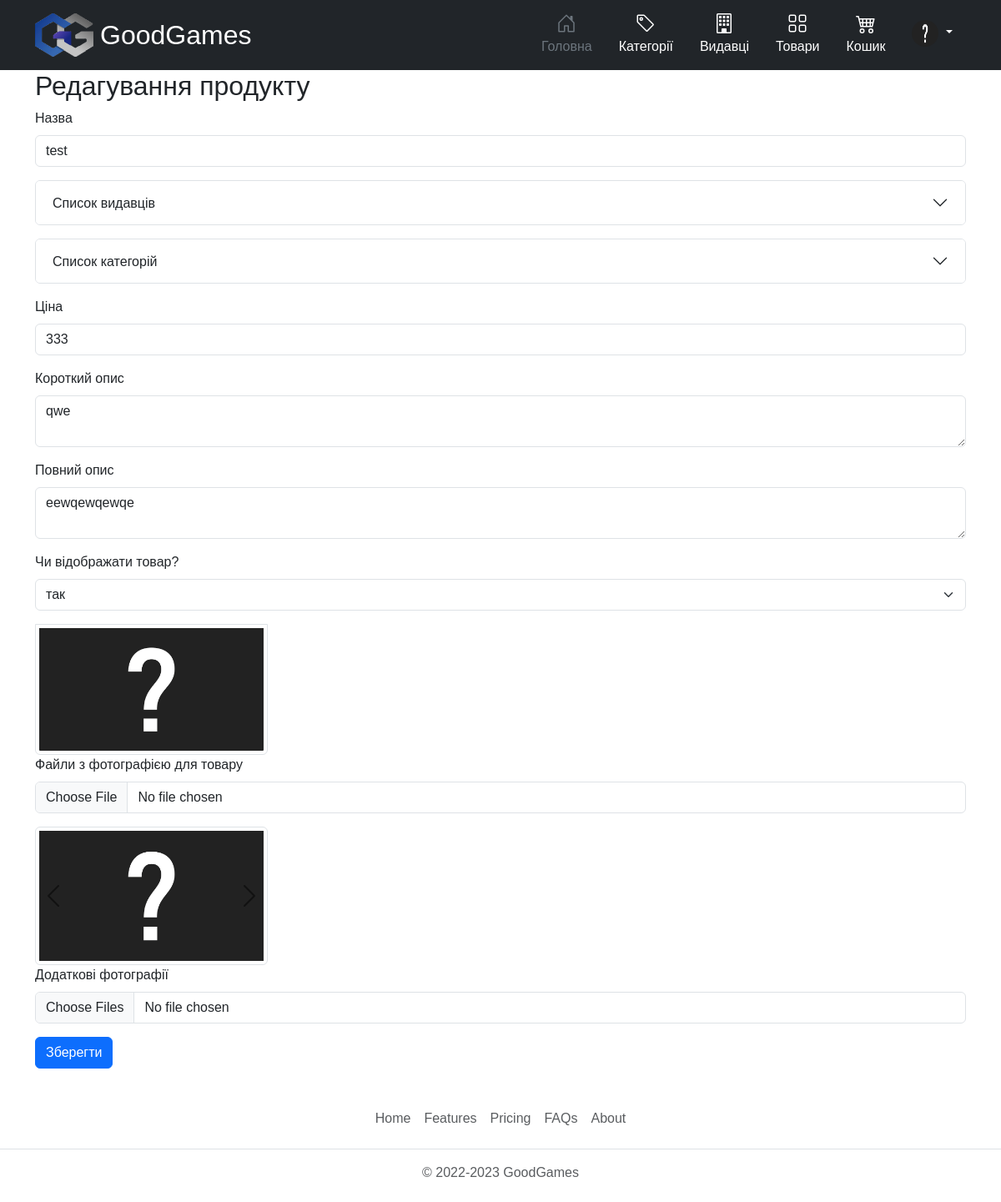
Before: /product/edit/4 (signed in) with the older database file.
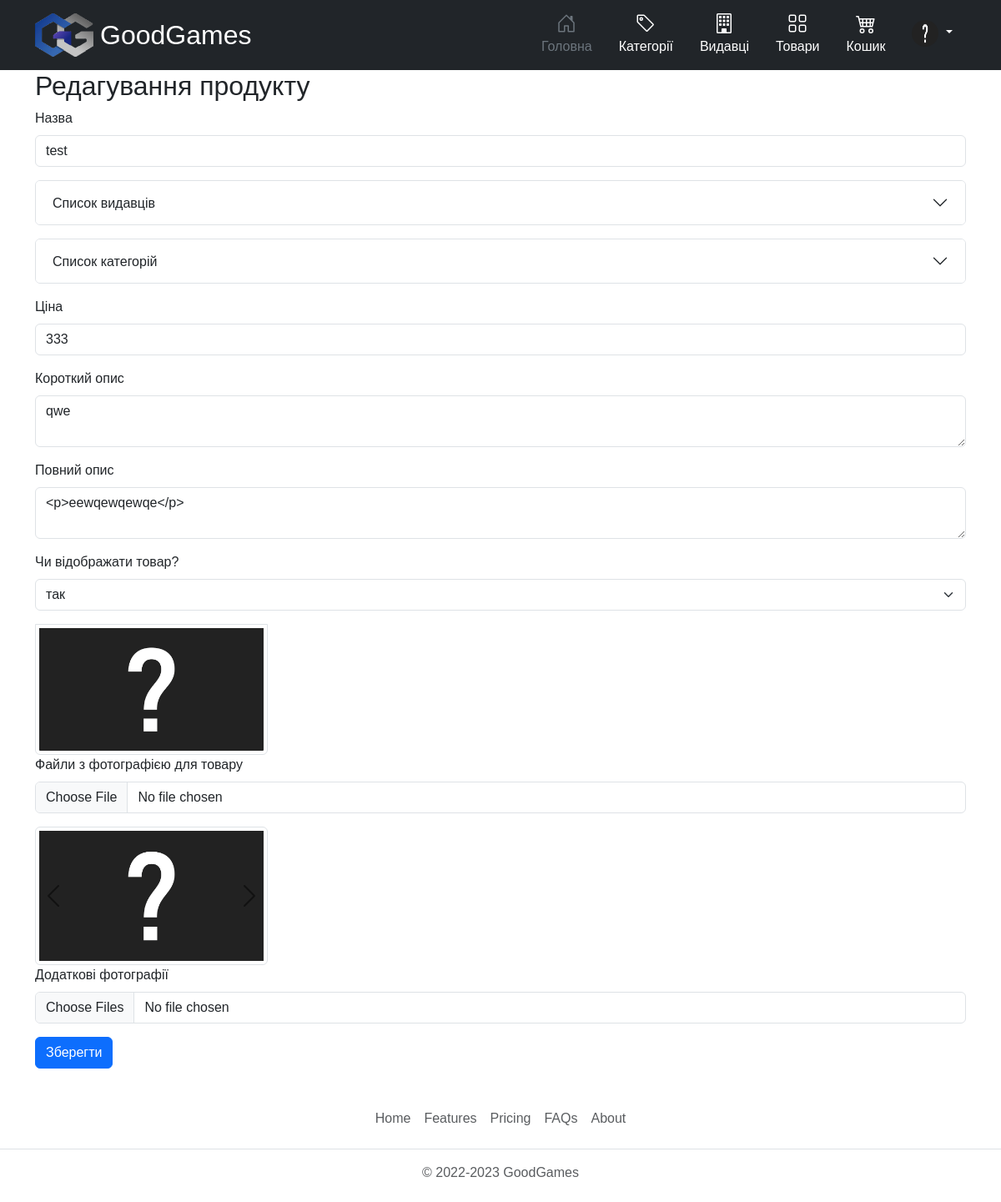
After: the same page with the newer database file.
### tables this page shows
CREATE TABLE `product` (
  `id` int NOT NULL COMMENT 'ID',
  `name` varchar(255) NOT NULL COMMENT 'Назва товару',
  `publisher_id` int DEFAULT NULL COMMENT 'Категорія',
  `price` double NOT NULL COMMENT 'Ціна',
  `short_description` text COMMENT 'Короткий опис товару',
  `description` text,
  `visible` int NOT NULL DEFAULT '1',
  `photo` varchar(255) DEFAULT NULL,
  `release_date` timestamp NOT NULL DEFAULT CURRENT_TIMESTAMP
);

### core/Template.php (called while the page is built, shortened)
<?php
class Template
{
    protected $path;
    public function __construct($path)
    {
        $this->path = $path;
    }
    public function getHTML()
    {
        include($this->path);
        $html = ob_get_contents();
        return $html;
    }
}

### core/Controller.php (called while the page is built, shortened)
<?php
class Controller
{
    protected $viewPath;
    public function __construct()
    {
        $this->moduleName = \core\Core::getInstance()->app['moduleName'];
        $this->actionName = \core\Core::getInstance()->app['actionName'];
        $this->viewPath = "views/$this->moduleName/$this->actionName.php";
    }
    public function render($viewPath = null, $params = null)
    {
        if (empty($viewPath))
            $viewPath = $this->viewPath;
        $tpl = new Template($viewPath);
        if (!empty($params))
            $tpl->setParams($params);
        return $tpl->getHTML();
    }
}

### controllers/ProductController.php (called while the page is built, shortened)
<?php
class ProductController extends Controller
{
    public function editAction($params)
    {
        $id = intval($params[0]);
        $product = Product::getProductById($id);
        $model = $product;
        $model['categories_id'] = CategoryList::getCategoryListByProductId($id);
        $publishers = Publisher::getPublishers();
        $categories = Category::getCategories();
        $product['additionalPhotos'] = [];
        $product['additionalPhotos'] = AdditionalPhotosProduct::getAdditionalPhotos($id);
        return $this->render(null, [
            'product' => $product,
            'publishers' => $publishers,
            'categories' => $categories,
            'model' => $model
        ]);
    }
}

### index.php (called while the page is built, shortened)
<?php
spl_autoload_register(function ($className) {
    $path = $className . '.php';
});
$core = core\Core::getInstance();
$core->Initialize();
$core->Run();

### core/DB.php (called while the page is built, shortened)
<?php
class DB
{
    protected $pdo;
    public function __construct($hostname, $login, $password, $database)
    {
        $this->pdo = new \PDO("mysql:host=$hostname;dbname=$database", $login, $password);
    }
    public function select($tableName, $fieldList = "*", $conditionArray = null)
    {
        if (is_string($fieldList))
            $fieldListString = $fieldList;
        $wherePartString = "";
        if (is_array($conditionArray)) {
            foreach ($conditionArray as $key => $value) {
                $parts[] = "$key = :$key";
            }
            $wherePartString = "WHERE " . implode(' AND ', $parts);
        }
        $res = $this->pdo->prepare("SELECT $fieldListString FROM $tableName $wherePartString");
        $res->execute($conditionArray);
        return $res->fetchAll(\PDO::FETCH_ASSOC);
    }
}

### models/Product.php (called while the page is built, shortened)
<?php
class Product
{
    protected static $tableName = 'product';
    public static function getProductById($id)
    {
        $row = Core::getInstance()->db->select(self::$tableName, '*', [
            'id' => $id
        ]);
        if (!empty($row))
            return $row[0];
        else
            return null;
    }
}

### models/CategoryList.php (called while the page is built, shortened)
<?php
class CategoryList
{
    protected static $tableName = 'category_list';
    public static function getCategoryListByProductId($product_id)
    {
        $rows = Core::getInstance()->db->select(
            self::$tableName,
            '*',
            [
                'product_id' => $product_id
            ]
        );
        $rows = array_map(function ($item) {
            return $item['category_id'];
        }, $rows);
        return $rows;
    }
}

### views/product/edit.php (the view, shortened to what the changed rows need)
<h2>Редагування продукту</h2>
<form method="post" action="" enctype="multipart/form-data">
    <div class="mb-3">
        <label for="name" class="form-label">Назва</label>
        <input type="text" class="form-control" id="name" name="name" placeholder="" aria-describedby="nameHelp"
            value="<?= $model['name'] ?? null ?>">
    </div>
    <div class="accordion mb-3" id="accordionPublisher">
        <div class="accordion-item">
            <h2 class="accordion-header" id="headingPublisher">
                <button class="accordion-button collapsed" type="button" data-bs-toggle="collapse"
                    data-bs-target="#collapsePublisher" aria-expanded="true" aria-controls="collapsePublisher">
                    Список видавців
                </button>
            </h2>
        </div>
    </div>
    <div class="accordion mb-3" id="accordionCategories">
        <div class="accordion-item">
            <h2 class="accordion-header" id="headingCategories">
                <button class="accordion-button collapsed" type="button" data-bs-toggle="collapse"
                    data-bs-target="#collapseCategories" aria-expanded="true" aria-controls="collapseCategories">
                    Список категорій
                </button>
            </h2>
        </div>
    </div>
    <div class="mb-3">
        <label for="price" class="form-label">Ціна</label>
        <input type="number" class="form-control" id="price" name="price" placeholder="" aria-describedby="priceHelp"
            value="<?= $model['price'] ?? null ?>">
    </div>
    <div class="mb-3">
        <label for="short_description" class="form-label">Короткий опис</label>
        <textarea class="form-control" id="short_description" name="short_description" placeholder=""
            aria-describedby="short_descriptionHelp"><?= $model['short_description'] ?? null ?></textarea>
    </div>
    <div class="mb-3">
        <label for="description" class="form-label">Повний опис</label>
        <textarea class="form-control ckeditor" id="description" name="description" placeholder=""
            aria-describedby="descriptionHelp"><?= $model['description'] ?? null ?></textarea>
    </div>
    <div class="mb-3">
        <label for="visible" class="form-label">Чи відображати товар?</label>
        <select class="form-select" id="visible" name="visible" placeholder="" aria-describedby="visibleHelp">
            <option value="1" <?php if ($model['visible'] == 1)
                echo 'selected' ?>>так</option>
            </select>
    </div>
</form>

Changed rows visible on the page:
changed product "test": description "eewqewqewqe" → "<p>eewqewqewqe</p>"
